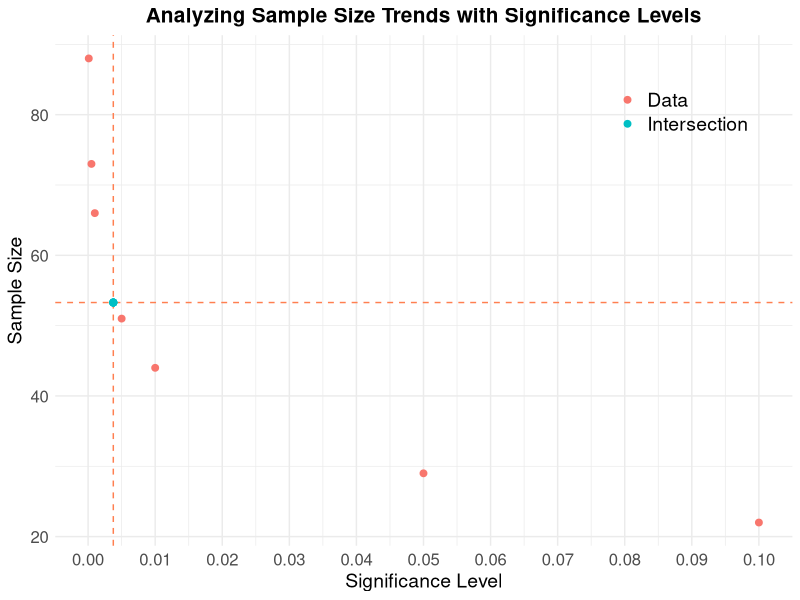
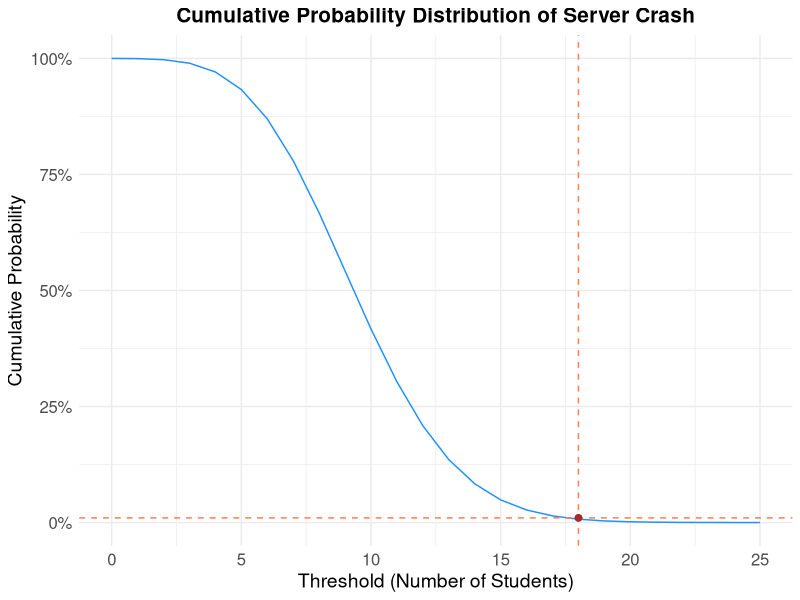

These charts were generated, in order, by the following R code:
## ---- chunk 1
knitr::opts_chunk$set(echo = TRUE)
knitr::opts_chunk$set(warning = FALSE)

"_brief_

_course_: MATH 2310
_author_: Jakob Balkovec
_instructor_: G. Egan

_file_: lab2_subm.R (R_scipt, not Rmd Notebook)

_brief_: Discrete Distributions in R

_notes_:
  - Probabiity Density func       [dbinom()]
  - Cummulative distribution func [pbinom()]
  - Quantile func                 [qbinom()]
  - Random sampling func          [rbinom()]
"
## ---- chunk 2
# Sample size: 200 people
# Probability: 0.1 (10%)
# Number of lefties: 15

# >>> Using Binomial Distribution

# Define our observations as separate variables
sample_size <- 200
probability <- 0.1
num_of_lefties <- 15

# Calculate new probability
p_less_than_15 <- pbinom(num_of_lefties, size=sample_size, prob=probability)

# Round the result so it can be printed in a neat way
rounded_probability <- as.character(round(p_less_than_15, digits = 4))

# Answer
print(paste("Answer [A]:", rounded_probability, sep = " ", collapse = NULL))
## ---- chunk 3
# Sample size: 300 people
# Probability: 0.1 (10%)
# Number of lefties: 40

# >>> Using Binomial Distribution 

# Re-Define our observations as separate variables
sample_size <- 300
num_of_lefties <- 40

# Calculate new probability
p_at_least_40 <- 1 - pbinom(num_of_lefties - 1, size = sample_size, prob = probability)

# Round the result so it can be printed in a neat way
rounded_probability <- as.character(round(p_at_least_40, digits = 4))

# Answer
print(paste("Answer [B]:", rounded_probability, sep = " ", collapse = NULL))
## ---- chunk 4
# Go M's!!!

# Sample size: 21 pitchers
# Probability: 0.1 (10%) as per text
# Adjusted probability: [4/21 -> 0.19 (19%)]
# Number of lefties: 4

# >>> Using Binomial Distribution

# Re-Define our observations as separate variables
sample_size <- 21
num_of_lefties <- 4

# Calculate new probability
p_at_least_4 <- 1 - pbinom(num_of_lefties - 1, size = sample_size, prob = probability) # (num_of_lefties / sample_size)
p_at_least_4_adjusted <- 1 - pbinom(num_of_lefties - 1, size = sample_size, prob = (num_of_lefties / sample_size)) 

# Round the result so it can be printed in a neat way
rounded_probability <- as.character(round(p_at_least_4, digits = 4))
rounded_adjusted_probability <- as.character(round(p_at_least_4_adjusted, digits = 4))

# Answer
print(paste("Answer [C]:", rounded_probability, sep = " ", collapse = NULL))
print(paste("Answer [D]:", rounded_adjusted_probability, sep = " ", collapse = NULL))
## ---- chunk 5
# Go M's!!!

# Sample size: 3 catchers
# Probability: 0.1 (10%)
# Number of lefties: 0

# >>> Using Binomial Distribution

# Re-Define our observations as separate variables
sample_size <- 3
num_of_lefties <- 0

# Calculate new probability
p_no_lefties <- 1 - dbinom(num_of_lefties, size = sample_size, prob = probability)
p_no_lefties_adjusted <- 1 - pbinom(num_of_lefties, size = sample_size, prob = 0) 

# Round the result so it can be printed in a neat way
rounded_probability <- as.character(round(p_no_lefties, digits = 4))
rounded_probability_adjusted <- as.character(round(p_no_lefties_adjusted, digits = 4))

# Answer
print(paste("Answer [E]:", rounded_probability, sep = " ", collapse = NULL))
print(paste("Answer [F]:", rounded_probability_adjusted, sep = " ", collapse = NULL))     
## ---- chunk 6
# Hypothesis ->
# [Null] H0: The true probability of a cacther being a left-handed is 0.1 (10%)
# [Alternative] H1: The true probability of a catcher being a left-handed is less that 0.1 (x < 10%)

# Probability of a catcher being a left-handed : 0.1 (10%)
# Significance Level: [0.0001 | 0.01 | 0.05 | 0.1, ...]

# Define our observations as separate variables
probability <- 0.1
sample_size <- 0 # Initial Value


# brief: Calculates the sample size needed for a binomial test given a significance level.
# 
# param:
#   - significance_level: The desired significance level for the binomial test.
#
# returns:
#   The calculated sample size needed to achieve the specified significance level.
calculate_sample_size <- function(significance_level) {
  while (pbinom(0, size = sample_size, prob = probability) >= significance_level) 
  { sample_size <- sample_size + 1 } 
  return (sample_size)
}

# brief: Calculates the significance level for a binomial test given a sample size.
# 
# param:
#   - sample_size: The size of the sample used in the binomial test.
#
# retunrs:
#   The significance level achieved by the given sample size.
calculate_significance_level_from_sample_size <- function(sample_size) {
  significance_level <- pbinom(0, size = sample_size, prob = probability)
  return(significance_level)
}

# Define the significance levels as a vector
significance_levels <- c(0.1, 0.05, 0.01, 0.005, 0.001, 0.0005, 0.0001)

sample_sizes <- list()

# Calculate sample size for each significance level in the vector
for (level in significance_levels) {
  
  # Construct variable name
  variable_name <- paste("sample_size_", level, sep = "")  
  sample_sizes[[variable_name]] <- calculate_sample_size(level)
}

## ---- chunk 7
library(ggplot2)

# Combine data/create a data frame
sample_size_values <- unlist(sample_sizes)
data <- data.frame(significance_levels, sample_size_values)

# Get mean for the x axis intercept
mean_sample_size <- mean(sample_size_values)
x_intercept <- calculate_significance_level_from_sample_size(round(mean_sample_size))

# Plot the sample sizes wrt significance levels
ggplot(data, aes(x = significance_levels, y = sample_size_values)) +
  geom_point(aes(color = "Data"), shape = 19, size = 2) + 
  
  # Probably not a Linear Model >>> probably LOESS or SPLINE
  geom_smooth(method = "spline") + 
  geom_hline(yintercept = mean_sample_size, linetype = "dashed", color = "coral") + 
  geom_vline(xintercept = x_intercept, linetype = "dashed", color = "coral") +  
  geom_point(aes(x = x_intercept, y = mean_sample_size, color = "Intersection"), shape = 19, size = 2) +
  
  labs(x = "Significance Level", y = "Sample Size", title = "Analyzing Sample Size Trends with Significance Levels",
       color = "Legend") +  
  
  scale_x_continuous(breaks = seq(0, 0.1, by = 0.01)) + 
  
  theme_minimal() +  theme(
        plot.title = element_text(size = 15, face = "bold", hjust = 0.5),  
        axis.title = element_text(size = 14, hjust = 0.5),  
        axis.text = element_text(size = 12),  # Decrease font size for axis text
        legend.title = element_blank(),  
        legend.text = element_text(size = 14),  
        legend.position = c(0.85, 0.85))

## ---- chunk 8
# ...Questionable...
# Answer (!Assuming 0,05 significance level!)
sig_lvl <- 0.05

print(paste("Answer [F]:", round(calculate_sample_size(sig_lvl)), sep = " ", collapse = NULL)) 
## ---- chunk 9
# Lambda: 10 students per hour
# Sample size: 15 students

# Calculate probability that we see more than 15 students log into the server
# P(X > 15) = 1 - P(X <= 15)

# Using >>> Poisson distribution

lambda <- 10
sample_size <- 15
p_more_than_15 <- ppois(sample_size, lower.tail = FALSE, lambda)

# Round the result so it can be printed in a neat way
rounded_probability <- as.character(round(p_more_than_15, digits = 4))

# Answer
print(paste("Answer [H]:", rounded_probability, sep = " ", collapse = NULL))
## ---- chunk 10
# Lambda: 10 students per hour
# Sample size: 10 students

# Calculate probability that we see exactly 10 students log into the server
# P(X = 10 )

# Using >>> Poisson distribution

lambda <- 10
sample_size <- 10
p_exactly_10 <- dpois(sample_size, lambda)

# Round the result so it can be printed in a neat way
rounded_probability <- as.character(round(p_exactly_10, digits = 4))

# Answer
print(paste("Answer [H]:", rounded_probability, sep = " ", collapse = NULL))
## ---- chunk 11
# Lambda: 10 students per hour
# Sample size: 15 students

# Calculate probability that we see more than 15 students log into the server
# P(X < 15)

# Using >>> Poisson distribution

lambda <- 10
sample_size <- 14
p_less_than_15 <- ppois(sample_size, lower.tail = TRUE, lambda)

# Round the result so it can be printed in a neat way
rounded_probability <- as.character(round(p_less_than_15, digits = 4))

# Answer
print(paste("Answer [H]:", rounded_probability, sep = " ", collapse = NULL))
## ---- chunk 12
# Lambda: 10 students per hour
# Initial Threshold: 0

# Using >>> Poisson distribution

lambda <- 10
threshold <- 0

while(ppois(threshold, lambda, lower.tail = FALSE) >= 0.01) {
  threshold <- threshold + 1
}

# Answer
print(paste("Answer [K]:", threshold))
## ---- chunk 13
# library(ggplot2) already imported above

# Observations as variables
lambda <- 10
thresholds <- seq(0, 25, by = 1)

# Calculate the cumulative probabilities
cumulative_probabilities <- ppois(thresholds, lambda, lower.tail = FALSE)

# Note: 18 for the plot, 17 because we have to round down
data <- data.frame(threshold = thresholds, cumulative_prob = cumulative_probabilities)
intersection_threshold <- max(data$threshold[data$cumulative_prob > 0.01]) + 1 
intersection_data <- data.frame(threshold = intersection_threshold,
                                cumulative_prob = 0.01)

# Plot the cumulative probability distribution
ggplot(data, aes(x = threshold, y = cumulative_prob)) +
  geom_line(color = "dodgerblue") +
  geom_hline(yintercept = 0.01, linetype = "dashed", color = "coral") +
  geom_vline(xintercept = intersection_threshold, linetype = "dashed", color = "coral") +
  geom_point(data = intersection_data, aes(x = threshold, y = cumulative_prob),
             color = "brown", shape = 19, size = 2) +
  labs(x = "Threshold (Number of Students)", y = "Cumulative Probability",
       title = "Cumulative Probability Distribution of Server Crash") +
  theme_minimal() +
  theme(plot.title = element_text(size = 15, face = "bold", hjust = 0.5),
        axis.title = element_text(size = 14, hjust = 0.5),
        axis.text = element_text(size = 12)) +
  scale_x_continuous(breaks = seq(0, 25, by = 5)) +
  scale_y_continuous(labels = scales::percent_format(accuracy = 1))
